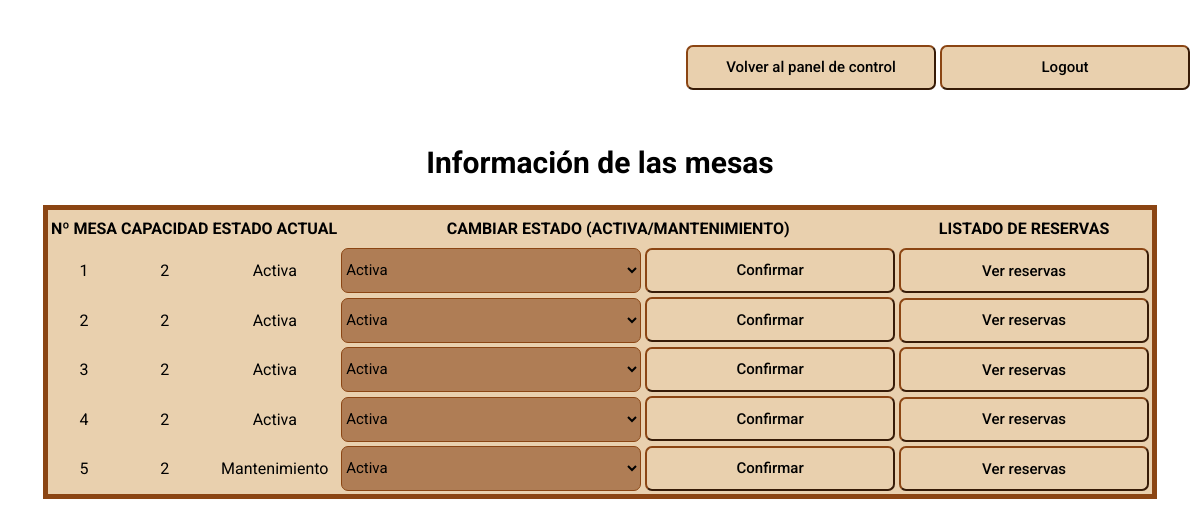
Page /process/sala.php?id_sala=1 (signed in) on the committed database.
### tables this page shows
CREATE TABLE `tbl_mesa` (
  `id_mesa` int(11) NOT NULL,
  `capacidad` int(2) NOT NULL,
  `estado` varchar(20) NOT NULL,
  `img` varchar(2000) DEFAULT NULL,
  `id_sala` int(11) NOT NULL
);

### process/sala.php (the view, shortened to what this page needs)
<?php
    include '../services/conexion.php';
    if (!$_SESSION['nombre']=="") {
        $id_sala=$_GET['id_sala'];
?>
    <!DOCTYPE html>
    <html lang="en">
    <head>
        <link rel="stylesheet" href="../css/styles.css">
    </head>
    <body class="sala">
        <div class="contenedor_botones_principales_sala">
            <button class="boton_sala" OnClick="location.href='../view/control_sala.php'">Volver al panel de control</button>
            <button class="boton_sala" OnClick="location.href='../process/logout.proc.php'">Logout</button>
        </div>
        <h2 class="h1_sala">Información de las mesas</h2>
        <div class="row flex-cv">
            <div class="cuadro_users">
                <?php
                    $sentencia=$pdo->prepare("SELECT tbl_mesa.id_mesa, tbl_mesa.capacidad, tbl_mesa.estado, tbl_mesa.id_sala FROM tbl_mesa INNER JOIN tbl_sala ON tbl_sala.id_sala=tbl_mesa.id_sala WHERE tbl_sala.id_sala = $id_sala");
                    $sentencia->execute();
                ?>
                <table class="tabla_sala">
                    <tr>
                        <th>Nº MESA</th>
                        <th>CAPACIDAD</th>
                        <th>ESTADO ACTUAL</th>
                        <th>CAMBIAR ESTADO (ACTIVA/MANTENIMIENTO)</th>
                        <th>LISTADO DE RESERVAS</th>
                    </tr>
                    <?php
                        $listaMesas=$sentencia->fetchAll(PDO::FETCH_ASSOC);
                        foreach($listaMesas as $registro){
                    ?>
                    <tr>
                        <td><?php echo "{$registro['id_mesa']}";?></td>
                        <td><?php echo "{$registro['capacidad']}";?></td>
                        <td><?php echo "{$registro['estado']}";?></td>
                        <td>
                            <form method="GET" action="../process/recibir_estado.php">
                                <select class="select_sala" name="select">
                                    <option value="Activa">Activa</option>
                                </select>
                                <button class="boton_confirmar_sala" type="submit" name="Enviar" value="Enviar">Confirmar</button>
                            </form>
                        </td>
                        <form method="GET" action="../process/reservas.php">
                        <td>
                            <button class= "boton_confirmar_sala" onclick="location.href='../process/reservas.php?id_mesa=<?php echo $registro['id_mesa']; ?>'" type="submit" name="Enviar" value="Enviar">Ver reservas</button>
                        </td>
                        </form>
                    </tr>
                    <?php } ?>
                </table>
            </div>
        </div>
    </body>
    </html>
<?php
}else{
    header('Location: ../view/login.php');
}

### css/styles.css (style rules this page uses)
* { box-sizing: border-box; font-family: 'Roboto', sans-serif; }
body { margin: 0; background-size: cover; background-attachment: fixed; padding: 10% 20px; text-align: center; }
th { padding-top: 7px; padding-bottom: 7px; }
.row:after { content: ""; display: table; clear: both; }
.flex-cv { display: flex; justify-content: center; justify-items: center; align-content: center; align-items: center; }
.sala { width: 100%; height: 100%; padding: 0; margin: 0; background-image: url("../img/img_sala.jpg"); }
.contenedor_botones_principales_sala { height: 100%; margin-top: 20px; margin-right: 10px; float: right; }
.boton_sala { width: 250px; height: 45px; border-radius: 7px; border-color: saddlebrown; background-color: #e9d0ae; font-size: 15px; font-weight: 500; transition: all 0.5s ease; position: relative; }
.tabla_sala { width: 100%; height: 100%; }
.h1_sala { padding-top: 120px; font-size: 30px; }
.select_sala { width: 300px; height: 45px; border-radius: 7px; border-color: saddlebrown; background-color: rgba(153, 93, 50, 0.712); outline: none; font-size: 15px; }
.boton_confirmar_sala { width: 250px; height: 45px; border-radius: 7px; border-color: saddlebrown; background-color: #e9d0ae; font-size: 15px; font-weight: 500; transition: all 0.5s ease; position: relative; }
.cuadro_users { height: auto; width: auto; background: #e9d0ae; margin-left: 30px; margin-right: 30px; border: 5px solid saddlebrown; align-items: center; align-content: center; text-align: center; }

### rows in the picture
tbl_mesa: id_mesa "1", capacidad "2", estado "Activa"
tbl_mesa: id_mesa "2", capacidad "2", estado "Activa"
tbl_mesa: id_mesa "3", capacidad "2", estado "Activa"
tbl_mesa: id_mesa "4", capacidad "2", estado "Activa"
tbl_mesa: id_mesa "5", capacidad "2", estado "Mantenimiento"
